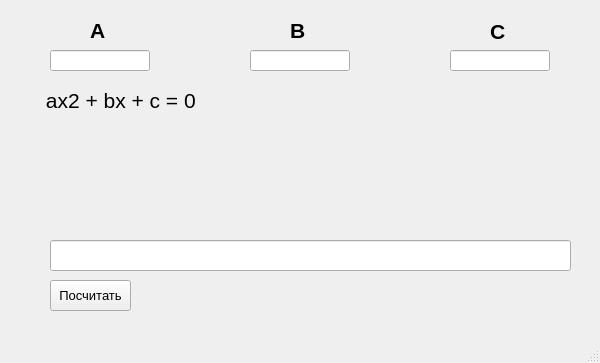
<?xml version="1.0" encoding="UTF-8"?>
<ui version="4.0">
 <class>MainWindow</class>
 <widget class="QMainWindow" name="MainWindow">
  <property name="geometry">
   <rect>
    <x>0</x>
    <y>0</y>
    <width>600</width>
    <height>363</height>
   </rect>
  </property>
  <property name="windowTitle">
   <string>MainWindow</string>
  </property>
  <widget class="QWidget" name="centralwidget">
   <widget class="QLineEdit" name="A_Line">
    <property name="geometry">
     <rect>
      <x>50</x>
      <y>50</y>
      <width>100</width>
      <height>21</height>
     </rect>
    </property>
   </widget>
   <widget class="QLineEdit" name="B_Line">
    <property name="geometry">
     <rect>
      <x>250</x>
      <y>50</y>
      <width>100</width>
      <height>21</height>
     </rect>
    </property>
   </widget>
   <widget class="QLineEdit" name="C_Line">
    <property name="geometry">
     <rect>
      <x>450</x>
      <y>50</y>
      <width>100</width>
      <height>21</height>
     </rect>
    </property>
   </widget>
   <widget class="QLabel" name="label">
    <property name="geometry">
     <rect>
      <x>90</x>
      <y>20</y>
      <width>47</width>
      <height>21</height>
     </rect>
    </property>
    <property name="font">
     <font>
      <pointsize>16</pointsize>
      <weight>75</weight>
      <bold>true</bold>
     </font>
    </property>
    <property name="text">
     <string>A</string>
    </property>
    <property name="textFormat">
     <enum>Qt::AutoText</enum>
    </property>
   </widget>
   <widget class="QLabel" name="label_2">
    <property name="geometry">
     <rect>
      <x>290</x>
      <y>20</y>
      <width>47</width>
      <height>21</height>
     </rect>
    </property>
    <property name="font">
     <font>
      <pointsize>16</pointsize>
      <weight>75</weight>
      <bold>true</bold>
     </font>
    </property>
    <property name="text">
     <string>B</string>
    </property>
    <property name="textFormat">
     <enum>Qt::AutoText</enum>
    </property>
   </widget>
   <widget class="QLabel" name="label_3">
    <property name="geometry">
     <rect>
      <x>490</x>
      <y>21</y>
      <width>47</width>
      <height>20</height>
     </rect>
    </property>
    <property name="font">
     <font>
      <pointsize>16</pointsize>
      <weight>75</weight>
      <bold>true</bold>
     </font>
    </property>
    <property name="text">
     <string>C</string>
    </property>
    <property name="textFormat">
     <enum>Qt::AutoText</enum>
    </property>
   </widget>
   <widget class="QLabel" name="label_4">
    <property name="geometry">
     <rect>
      <x>40</x>
      <y>90</y>
      <width>171</width>
      <height>21</height>
     </rect>
    </property>
    <property name="font">
     <font>
      <pointsize>16</pointsize>
     </font>
    </property>
    <property name="text">
     <string> ax2 + bx + c = 0</string>
    </property>
   </widget>
   <widget class="QPushButton" name="AnswerButton">
    <property name="geometry">
     <rect>
      <x>50</x>
      <y>280</y>
      <width>81</width>
      <height>31</height>
     </rect>
    </property>
    <property name="font">
     <font>
      <pointsize>10</pointsize>
     </font>
    </property>
    <property name="text">
     <string>Посчитать</string>
    </property>
   </widget>
   <widget class="QLineEdit" name="AnswerLine">
    <property name="geometry">
     <rect>
      <x>50</x>
      <y>240</y>
      <width>521</width>
      <height>31</height>
     </rect>
    </property>
    <property name="font">
     <font>
      <pointsize>10</pointsize>
     </font>
    </property>
   </widget>
  </widget>
  <widget class="QMenuBar" name="menubar">
   <property name="geometry">
    <rect>
     <x>0</x>
     <y>0</y>
     <width>600</width>
     <height>21</height>
    </rect>
   </property>
  </widget>
  <widget class="QStatusBar" name="statusbar"/>
 </widget>
 <resources/>
 <connections/>
</ui>
